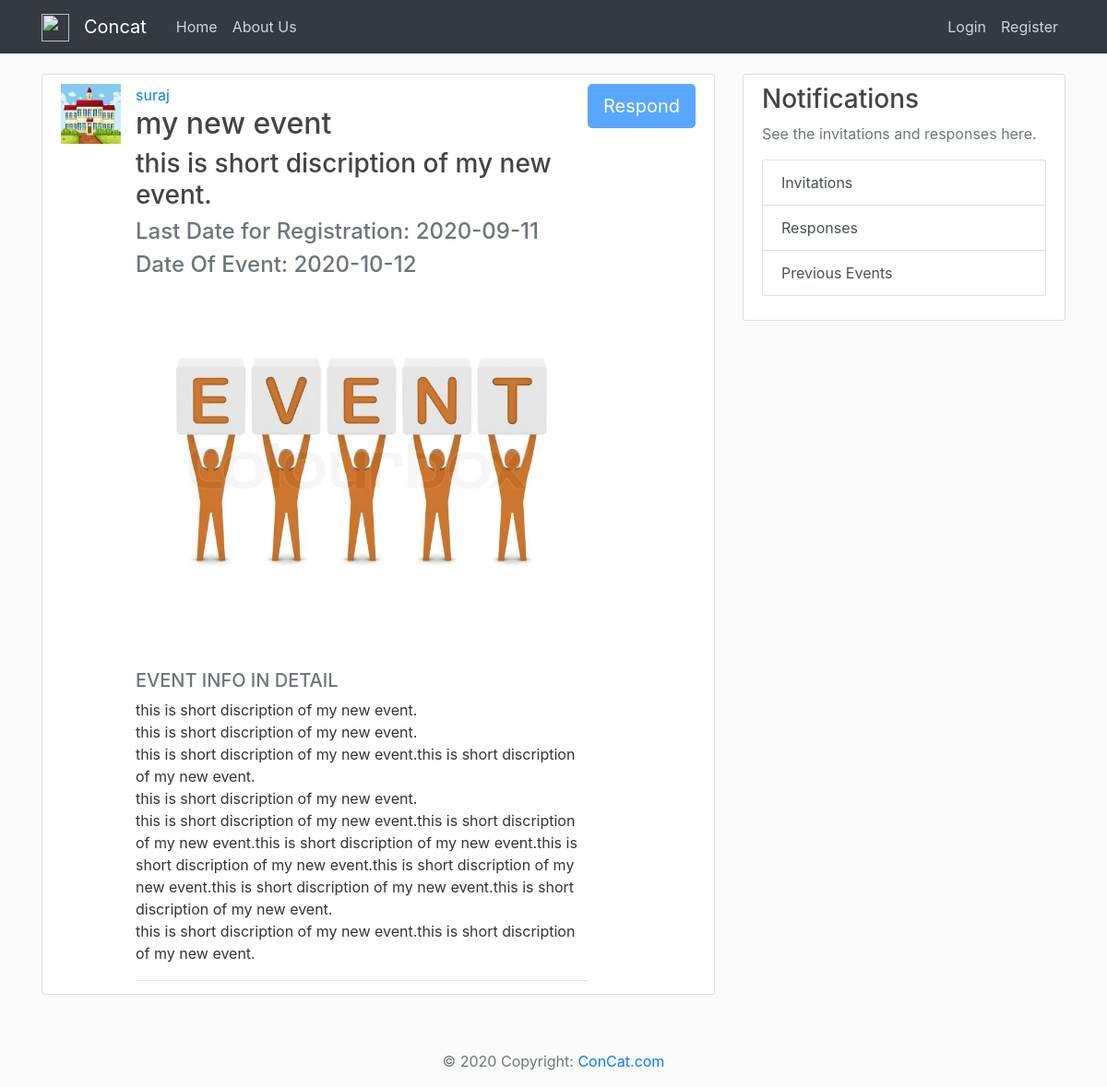
/event/15, run on the app's committed database.
### FlaskApp/models.py (models this page shows, shortened)
class Institute(db.Model , UserMixin):
	id = db.Column(db.Integer , primary_key = True)
	ins_name = db.Column(db.String(70),unique = True,nullable = False)
	admin_name = db.Column(db.String(50),nullable = False)
	address = db.Column(db.String(100),nullable=False)
	mobile_no = db.Column(db.Integer,unique = True,nullable=False)
	no_of_students = db.Column(db.Integer,nullable=False)
	no_of_staff = db.Column(db.Integer,nullable=False)
	email = db.Column(db.String(120),unique = True,nullable = False)
	password = db.Column(db.String(60),nullable=False)
	scope = db.Column(db.String(200),nullable=False)
	ins_img = db.Column(db.String(20), default='default.jpg')
	posts = db.relationship('Event',backref='host',lazy=True)

class Event(db.Model):
	id = db.Column(db.Integer , primary_key = True)
	title = db.Column(db.String(70),nullable = False)
	short_disc = db.Column(db.String(150),nullable = False)
	long_disc = db.Column(db.String(2000),nullable=False)
	poster = db.Column(db.String(20), default='default.jpg')
	reg_last_date = db.Column(db.DateTime , nullable=False)
	event_date = db.Column(db.DateTime , nullable=False)
	ins_id = db.Column(db.Integer,db.ForeignKey('institute.id'),nullable=False)

### FlaskApp/routes.py (the view)
@app.route("/event/<int:event_id>")
def event(event_id):
		event = Event.query.get_or_404(event_id)
		return render_template('event.html',title=event.title , event = event)

### FlaskApp/templates/event.html
{% extends "layout.html" %}
{% block content %}
<article class="media content-section">
  <img class = "rounded_circle article-img" src="{{ url_for('static' , filename = 'ins_profiles/'+event.host.ins_img) }} ">
  <div class="media-body">
    <div class="article-metadata">
      <a class="mr-2" href="{{ url_for('institute_info' , ins_id = event.host.id ) }}">{{ event.host.ins_name }}</a>
    <h2 class="article-title">{{ event.title }}</h2>
    <h3 class="article-content">{{ event.short_disc }}</h3>
    <h4 class="text-muted">Last Date for Registration: {{ event.reg_last_date.strftime('%Y-%m-%d') }}</h4>
    <h4 class="text-muted">Date Of Event: {{ event.event_date.strftime('%Y-%m-%d') }}</h4>
    <figure class="figure">
    <img src="{{ url_for('static',filename='event_posters/'+event.poster) }}" class="figure-img img-fluid rounded">
    </figure>
    <h5 class="text-muted">EVENT INFO IN DETAIL</h5>
    <p class="article-content">{{ event.long_disc }}</p>
    </div>
  </div>
  {% if current_user.is_authenticated %}
  <a href="{{ url_for('response') }}" class="btn btn-primary btn-lg active" role="button" aria-pressed="true">Respond</a>
  {% else %}
  <a href="#" class="btn btn-primary btn-lg disabled" role="button" aria-pressed="true">Respond</a>
  {% endif %}
</article>
{% endblock content %}

### FlaskApp/static/main.css (style rules this page uses)
body { background: #fafafa; color: #333333; margin-top: 5rem; }
h1, h2, h3, h4, h5, h6 { color: #444444; }
.content-section { background: #ffffff; padding: 10px 20px; border: 1px solid #dddddd; border-radius: 3px; margin-bottom: 20px; }
.article-title { color: #444444; }
.article-content { white-space: pre-line; }
.article-img { height: 65px; width: 65px; margin-right: 16px; }
.article-metadata { padding-bottom: 1px; margin-bottom: 4px; border-bottom: 1px solid #e3e3e3 }

### data on the page
Institute: ins_img (placeholder picture), host.ins_name "suraj"
Event: title "my new event", short_disc "this is short discription of my new event.", reg_last_date "2020-09-11", event_date "2020-10-12", poster (placeholder picture), long_disc "this is short discription of my new event. this is short discription of my new event. this is short discription of my new event.this is short discription of my new event. this is short discription of my new event. this is short discription of my new event.this is short discription of my new event.this is short discription of my new event.this is short discription of my new event.this is short discription of my new event.this is short discription of my new event.this is short discription of my new event. this is short discription of my new event.this is short discription of my new event."
